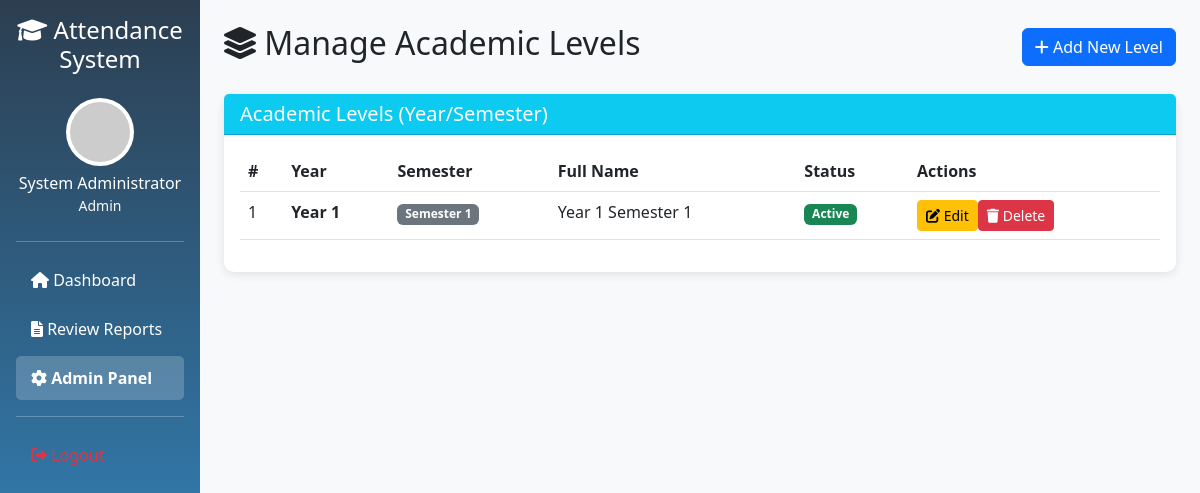
Screenshot of /attendance/admin/levels/ (signed in) with the database file from the repository.
### accounts/models.py (models this page shows, shortened)
class User(AbstractUser):
    USER_TYPE_CHOICES = (
        ('admin', 'Admin'),
        ('lecturer', 'Lecturer'),
        ('student', 'Student'),
    )
    user_type = models.CharField(max_length=20, choices=USER_TYPE_CHOICES, default='student')
    registration_number = models.CharField(max_length=20, blank=True, null=True, unique=True, verbose_name="Student Registration Number")
    employee_id = models.CharField(max_length=20, blank=True, null=True, unique=True, verbose_name="Lecturer/Staff ID")
    department = models.CharField(max_length=100, blank=True, null=True)
    phone_regex = RegexValidator(
        regex=r'^\+?1?\d{9,15}$',
        message="Phone number must be entered in the format: '+999999999'. Up to 15 digits allowed."
    )
    phone_number = models.CharField(validators=[phone_regex], max_length=17, blank=True, null=True)
    profile_picture = models.ImageField(upload_to='profile_pics/', blank=True, null=True)
    is_approved = models.BooleanField(default=False)  # For admin approval of lecturers

### attendance/models.py (models this page shows, shortened)
class Level(models.Model):
    year = models.PositiveIntegerField(choices=[(1, 'Year 1'), (2, 'Year 2'), (3, 'Year 3'), (4, 'Year 4'), (5, 'Year 5')])
    semester = models.PositiveIntegerField(choices=[(1, 'Semester 1'), (2, 'Semester 2'), (3, 'Semester 3')])
    is_active = models.BooleanField(default=True)
    name = models.CharField(max_length=100, blank=True)
    class Meta:
        ordering = ['year', 'semester']
        unique_together = ['year', 'semester']

### attendance/views.py (the view, shortened to what this page needs)
# urls.py: path('admin/levels/', views.manage_levels, name='manage_levels'),
@login_required
@admin_required
def manage_levels(request):
    levels = Level.objects.all().order_by('year', 'semester')
    return render(request, 'attendance/manage_levels.html', {'levels': levels})

### accounts/views.py (called while the page is built)
def admin_required(view_func):
    decorated_view_func = user_passes_test(
        lambda u: u.is_authenticated and u.user_type == 'admin',
        login_url='login'
    )(view_func)
    return decorated_view_func

### templates/attendance/manage_levels.html (shortened to what this page needs)
{% extends 'base.html' %}
{% block content %}
<div class="container-fluid mt-4">
    <div class="row mb-4">
        <div class="col-12">
            <div class="d-flex justify-content-between align-items-center">
                <h2><i class="fas fa-layer-group"></i> Manage Academic Levels</h2>
                <a href="{% url 'create_level' %}" class="btn btn-primary">
                    <i class="fas fa-plus"></i> Add New Level
                </a>
            </div>
        </div>
    </div>
    <div class="row">
        <div class="col-12">
            <div class="card">
                <div class="card-header bg-info text-white">
                    <h5 class="mb-0">Academic Levels (Year/Semester)</h5>
                </div>
                <div class="card-body">
                    {% if levels %}
                    <div class="table-responsive">
                        <table class="table table-hover">
                            <thead>
                                <tr>
                                    <th>#</th>
                                    <th>Year</th>
                                    <th>Semester</th>
                                    <th>Full Name</th>
                                    <th>Status</th>
                                    <th>Actions</th>
                                </tr>
                            </thead>
                            <tbody>
                                {% for level in levels %}
                                <tr>
                                    <td>{{ forloop.counter }}</td>
                                    <td><strong>Year {{ level.year }}</strong></td>
                                    <td><span class="badge bg-secondary">Semester {{ level.semester }}</span></td>
                                    <td>Year {{ level.year }} Semester {{ level.semester }}</td>
                                    <td>
                                        {% if level.is_active %}
                                        <span class="badge bg-success">Active</span>
                                        {% else %}
                                        <span class="badge bg-secondary">Inactive</span>
                                        {% endif %}
                                    </td>
                                    <td>
                                        <div class="btn-group" role="group">
                                            <form method="POST" class="d-inline">
                                                <button type="submit" name="edit" class="btn btn-sm btn-warning">
                                                    <i class="fas fa-edit"></i> Edit
                                                </button>
                                            </form>
                                            <form method="POST" class="d-inline"
                                                onsubmit="return confirm('Delete Year {{ level.year }} Semester {{ level.semester }}?');">
                                                <button type="submit" name="delete" class="btn btn-sm btn-danger">
                                                    <i class="fas fa-trash"></i> Delete
                                                </button>
                                            </form>
                                        </div>
                                    </td>
                                </tr>
                                {% endfor %}
                            </tbody>
                        </table>
                    </div>
                    {% else %}
                    <div class="alert alert-info">
                        No academic levels found. <a href="{% url 'create_level' %}">Create the first level</a>.
                    </div>
                    {% endif %}
                </div>
            </div>
        </div>
    </div>
</div>
{% endblock %}

### templates/base.html (shortened to what this page needs)
<!DOCTYPE html>
<html lang="en">
<head>
    <link href="https://cdn.jsdelivr.net/npm/bootstrap@5.3.0-alpha1/dist/css/bootstrap.min.css" rel="stylesheet">
    <link rel="stylesheet" href="https://cdnjs.cloudflare.com/ajax/libs/font-awesome/6.0.0/css/all.min.css">
</head>
<body>
    {% if user.is_authenticated %}
    <div class="container-fluid">
        <div class="row">
            <div class="col-md-2 p-0 sidebar">
                <div class="p-3">
                    <h4 class="text-center mb-4">
                        <i class="fas fa-graduation-cap"></i> Attendance System
                    </h4>
                    <div class="text-center mb-4">
                        <div class="bg-white rounded-circle d-inline-block p-1">
                            <img src="https://ui-avatars.com/api/?name={{ user.get_full_name }}&background=007bff&color=fff"
                                class="rounded-circle" width="60" height="60" alt="Profile">
                        </div>
                        <h6 class="mt-2 mb-0">{{ user.get_full_name }}</h6>
                        <small class="text-light">{{ user.get_user_type_display }}</small>
                    </div>
                    <hr class="bg-light">
                    {% if user.user_type == 'student' %}
                    <a href="{% url 'student_dashboard' %}"
                        class="{% if request.resolver_match.url_name == 'student_dashboard' %}active{% endif %}">
                        <i class="fas fa-home"></i> Dashboard
                    </a>
                    <a href="{% url 'mark_attendance' %}"
                        class="{% if request.resolver_match.url_name == 'mark_attendance' %}active{% endif %}">
                        <i class="fas fa-check-circle"></i> Mark Attendance
                    </a>
                    <a href="{% url 'profile' %}"
                        class="{% if request.resolver_match.url_name == 'profile' %}active{% endif %}">
                        <i class="fas fa-user"></i> Profile
                    </a>
                    {% elif user.user_type == 'admin' %}
                    <a href="{% url 'admin_dashboard' %}"
                        class="{% if request.resolver_match.url_name == 'admin_dashboard' %}active{% endif %}">
                        <i class="fas fa-home"></i> Dashboard
                    </a>
                    <a href="{% url 'admin_review_reports' %}"
                        class="{% if request.resolver_match.url_name == 'admin_review_reports' %}active{% endif %}">
                        <i class="fas fa-file-alt"></i> Review Reports
                    </a>
                    <a href="/admin/" target="_blank" class="{% if 'admin' in request.path %}active{% endif %}">
                        <i class="fas fa-cog"></i> Admin Panel
                    </a>
                    {% endif %}
                    <hr class="bg-light">
                    <a href="{% url 'logout' %}" class="text-danger">
                        <i class="fas fa-sign-out-alt"></i> Logout
                    </a>
                </div>
            </div>
            <div class="col-md-10">
                {% block content %}{% endblock %}
            </div>
        </div>
    </div>
    {% else %}
    {% block auth_content %}{% endblock %}
    {% endif %}
</body>
</html>

### templates/base.html (style rules this page uses)
body { background-color: #f8f9fa; }
.sidebar { min-height: 100vh; background: linear-gradient(180deg, #2c3e50 0%, #3498db 100%); color: white; }
.sidebar a { color: white; text-decoration: none; padding: 10px 15px; display: block; border-radius: 5px; margin-bottom: 5px; transition: all 0.3s; }
.sidebar a.active { background-color: rgba(255, 255, 255, 0.2); font-weight: bold; }
.card { border-radius: 10px; box-shadow: 0 2px 10px rgba(0, 0, 0, 0.1); border: none; margin-bottom: 20px; transition: transform 0.3s; }

### rows the page displays
User: get_full_name "System Administrator", user_type "Admin"
Level: year "1", semester "1", is_active "Active"
